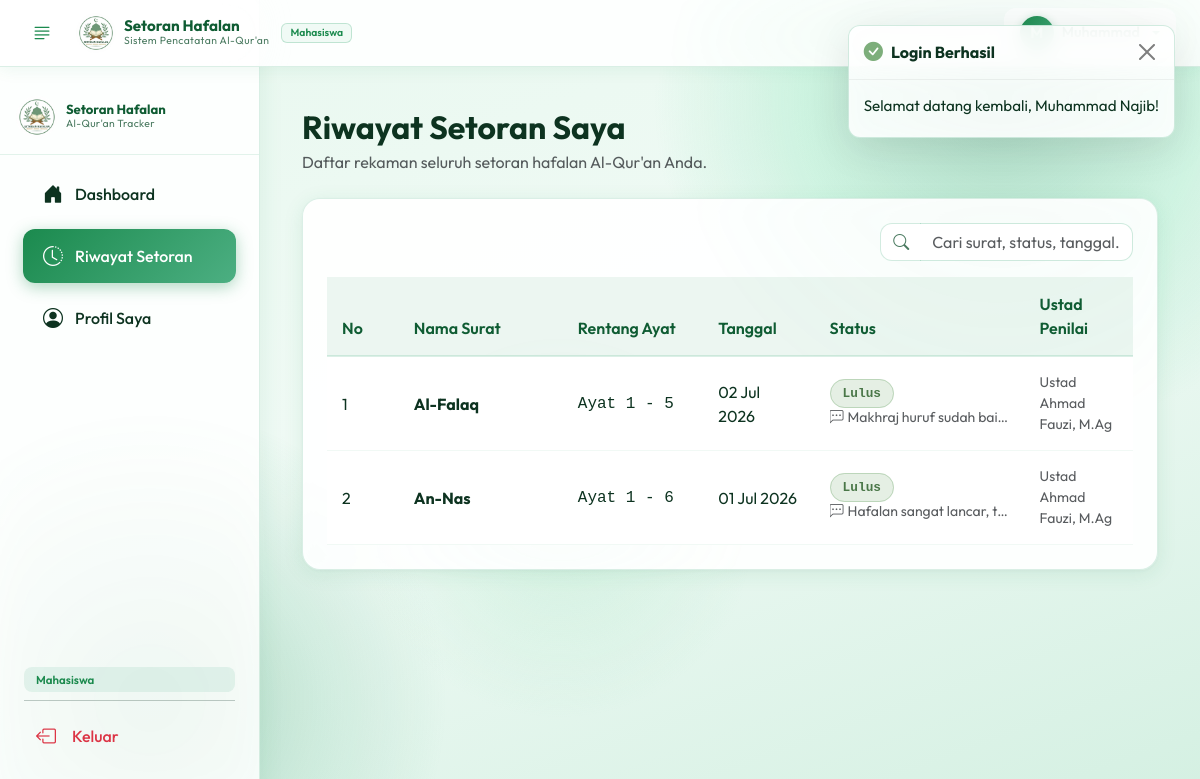
Screenshot of /index.php?page=riwayat (signed in) with the database file from the repository.
### tables this page shows
CREATE TABLE IF NOT EXISTS setoran (
    id INT AUTO_INCREMENT PRIMARY KEY,
    id_mahasiswa INT NOT NULL,
    id_surat INT NOT NULL,
    ayat_awal INT NOT NULL,
    ayat_akhir INT NOT NULL,
    tanggal DATE NOT NULL,
    status ENUM('Lulus', 'Mengulang', 'Belum Dinilai') NOT NULL DEFAULT 'Belum Dinilai',
    catatan TEXT NULL,
    id_ustad INT DEFAULT NULL,
    FOREIGN KEY (id_mahasiswa) REFERENCES mahasiswa(id) ON DELETE CASCADE,
    FOREIGN KEY (id_surat) REFERENCES surat(id) ON DELETE CASCADE,
    FOREIGN KEY (id_ustad) REFERENCES users(id) ON DELETE SET NULL
);

CREATE TABLE IF NOT EXISTS surat (
    id INT AUTO_INCREMENT PRIMARY KEY,
    nama_surat VARCHAR(100) NOT NULL,
    jumlah_ayat INT NOT NULL
);

CREATE TABLE IF NOT EXISTS users (
    id INT AUTO_INCREMENT PRIMARY KEY,
    nama VARCHAR(100) NOT NULL,
    username VARCHAR(50) NOT NULL UNIQUE,
    password VARCHAR(255) NOT NULL,
    role ENUM('ustad', 'mahasiswa') NOT NULL
);

### config/database.php (called while the page is built, shortened)
<?php
class Database {
    private static $instance = null;
    private $conn;
    private function __construct() {
        try {
            $dsn = "mysql:host=" . DB_HOST . ";dbname=" . DB_NAME . ";charset=utf8mb4";
            $options = [
                PDO::ATTR_ERRMODE            => PDO::ERRMODE_EXCEPTION,
                PDO::ATTR_DEFAULT_FETCH_MODE => PDO::FETCH_ASSOC,
                PDO::ATTR_EMULATE_PREPARES   => false,
            ];
            $this->conn = new PDO($dsn, DB_USER, DB_PASS, $options);
        } catch (PDOException $e) {
            try {
                $dsn_temp = "mysql:host=" . DB_HOST . ";charset=utf8mb4";
                $conn_temp = new PDO($dsn_temp, DB_USER, DB_PASS, [
                    PDO::ATTR_ERRMODE => PDO::ERRMODE_EXCEPTION
                ]);
                $conn_temp->exec("CREATE DATABASE IF NOT EXISTS " . DB_NAME);
                $dsn = "mysql:host=" . DB_HOST . ";dbname=" . DB_NAME . ";charset=utf8mb4";
                $this->conn = new PDO($dsn, DB_USER, DB_PASS, $options);
                $this->importInitialSchema();
            } catch (PDOException $ex) {
                die("Connection Failed: " . $ex->getMessage());
            }
        }
    }
    public static function getInstance() {
        if (self::$instance == null) {
            self::$instance = new Database();
        }
        return self::$instance;
    }
    public function getConnection() {
        return $this->conn;
    }
}

### models/SetoranModel.php (called while the page is built, shortened)
<?php
require_once __DIR__ . '/../config/database.php';
class SetoranModel {
    private $db;
    public function __construct() {
        $this->db = Database::getInstance()->getConnection();
    }
    public function findByMahasiswaId($mahasiswaId) {
        $sql = "SELECT s.*, sr.nama_surat, sr.jumlah_ayat, u.nama as ustad_nama
                FROM setoran s
                JOIN surat sr ON s.id_surat = sr.id
                LEFT JOIN users u ON s.id_ustad = u.id
                WHERE s.id_mahasiswa = :id_mahasiswa
                ORDER BY s.tanggal DESC, s.id DESC";
        $stmt = $this->db->prepare($sql);
        $stmt->execute(['id_mahasiswa' => $mahasiswaId]);
        return $stmt->fetchAll();
    }
}

### mahasiswa/riwayat.php (the view, shortened to what this page needs)
<?php
require_once __DIR__ . '/../models/SetoranModel.php';
$setoranModel = new SetoranModel();
$mhsId = $_SESSION['user']['id_mahasiswa'];
$mySetorans = $setoranModel->findByMahasiswaId($mhsId);
?>
<div class="container-fluid py-2">
    <div class="d-flex align-items-center justify-content-between mb-4">
        <div>
            <h2 class="fw-bold text-accent-dark mb-1">Riwayat Setoran Saya</h2>
            <p class="text-muted mb-0">Daftar rekaman seluruh setoran hafalan Al-Qur'an Anda.</p>
        </div>
    </div>
    <div class="glass-card p-4">
        <div class="row mb-3">
            <div class="col-12 col-md-4 ms-auto">
                <div class="input-group">
                    <span class="input-group-text bg-white border-end-0" style="border-radius: 12px 0 0 12px; border-color: var(--glass-border); color: var(--text-muted);">
                        <i class="bi bi-search"></i>
                    </span>
                    <input type="text" class="form-control border-start-0 table-search" data-target="table-riwayat" placeholder="Cari surat, status, tanggal..." style="border-radius: 0 12px 12px 0; border-color: var(--glass-border);">
                </div>
            </div>
        </div>
        <div class="table-responsive">
            <table class="table align-middle table-glass" id="table-riwayat">
                <thead>
                    <tr>
                        <th style="width: 10%;">No</th>
                        <th style="width: 25%;">Nama Surat</th>
                        <th style="width: 20%;">Rentang Ayat</th>
                        <th style="width: 15%;">Tanggal</th>
                        <th style="width: 15%;">Status</th>
                        <th style="width: 15%;">Ustad Penilai</th>
                    </tr>
                </thead>
                <tbody>
                    <?php if (empty($mySetorans)): ?>
                        <tr>
                            <td colspan="6" class="text-center py-4 text-muted">
                                <i class="bi bi-info-circle fs-3 d-block mb-2"></i>
                                Anda belum memiliki catatan setoran. Silakan hubungi ustad/dosen untuk menyetor.
                            </td>
                        </tr>
                    <?php else: ?>
                        <?php foreach ($mySetorans as $index => $s): ?>
                            <tr>
                                <td><?= $index + 1 ?></td>
                                <td class="fw-bold text-accent-dark"><?= htmlspecialchars($s['nama_surat']) ?></td>
                                <td class="font-monospace">Ayat <?= $s['ayat_awal'] ?> - <?= $s['ayat_akhir'] ?></td>
                                <td><?= date('d M Y', strtotime($s['tanggal'])) ?></td>
                                <td>
                                    <?php
                                    $badge = 'badge-proses';
                                    if ($s['status'] === 'Lulus') $badge = 'badge-lulus';
                                    ?>
                                    <span class="<?= $badge ?> font-monospace" style="font-size: 0.8rem;"><?= $s['status'] ?></span>
                                    <?php if (!empty($s['catatan'])): ?>
                                        <small class="d-block text-muted text-truncate mt-1" style="max-width: 180px;" title="<?= htmlspecialchars($s['catatan']) ?>">
                                            <i class="bi bi-chat-left-dots text-accent-dark me-1"></i><?= htmlspecialchars($s['catatan']) ?>
                                        </small>
                                    <?php endif; ?>
                                </td>
                                <td class="small text-muted"><?= htmlspecialchars($s['ustad_nama'] ? $s['ustad_nama'] : 'Belum Dinilai') ?></td>
                            </tr>
                        <?php endforeach; ?>
                    <?php endif; ?>
                </tbody>
            </table>
        </div>
    </div>
</div>

### assets/css/style.css (style rules this page uses)
:root { --primary: #4CAF82; --primary-light: #A8E6C3; --secondary: #F0FAF5; --accent: #1B8A4E; --accent-dark: #0F5C33; --success: #3DD68C; --white: #FFFFFF; --text: #0D3320; --text-muted: #4A7A60; --glass-bg: rgba(255, 255, 255, 0.60); --glass-bg-hover: rgba(255, 255, 255, 0.80); --glass-border: rgba(76, 175, 130, 0.25); --shadow-soft: 0 8px 30px 0 rgba(27, 138, 78, 0.15); --shadow-glow: 0 0 25px rgba(76, 175, 130, 0.5); --transition-smooth: all 0.3s cubic-bezier(0.4, 0, 0.2, 1); }
body { font-family: 'Outfit', 'Plus Jakarta Sans', sans-serif; background: linear-gradient(160deg, #e8f8ef 0%, #f0faf5 50%, #d4f0e2 100%); background-attachment: fixed; color: var(--text); min-height: 100vh; overflow-x: hidden; position: relative; }
.glass-card { background: rgba(255, 255, 255, 0.92); backdrop-filter: blur(12px); -webkit-backdrop-filter: blur(12px); border: 1px solid rgba(76, 175, 130, 0.20); border-radius: 18px; box-shadow: 0 4px 20px rgba(27,138,78,0.10), 0 1px 4px rgba(0,0,0,0.04); transition: var(--transition-smooth); }
.table-glass { margin-bottom: 0; }
.table-glass th { background: rgba(27, 138, 78, 0.08) !important; color: var(--accent-dark); font-weight: 600; border-bottom: 2px solid rgba(76, 175, 130, 0.20); padding: 15px; }
.table-glass td { padding: 15px; vertical-align: middle; border-bottom: 1px solid rgba(76, 175, 130, 0.08); color: var(--text); }
.table-glass tbody tr { transition: var(--transition-smooth); }
.badge-lulus { background: rgba(125, 174, 123, 0.2); color: #4a7748; border: 1px solid rgba(125, 174, 123, 0.4); padding: 6px 12px; border-radius: 30px; font-weight: 600; }
.fade-in { opacity: 0; transform: translateY(15px); animation: fadeInAnim 0.6s forwards cubic-bezier(0.25, 0.46, 0.45, 0.94); }

### rows the page displays
setoran: id_surat.nama_surat "Al-Falaq", ayat_awal "1", ayat_akhir "5", tanggal "02 Jul 2026", status "Lulus", catatan "Makhraj huruf sudah bai…", id_ustad.nama "Ustad Ahmad Fauzi, M.Ag"
setoran: id_surat.nama_surat "An-Nas", ayat_awal "1", ayat_akhir "6", tanggal "01 Jul 2026", status "Lulus", catatan "Hafalan sangat lancar, t…", id_ustad.nama "Ustad Ahmad Fauzi, M.Ag"

### other values shown
$currentUser['role'] "Mahasiswa"
$userRole "Mahasiswa"
